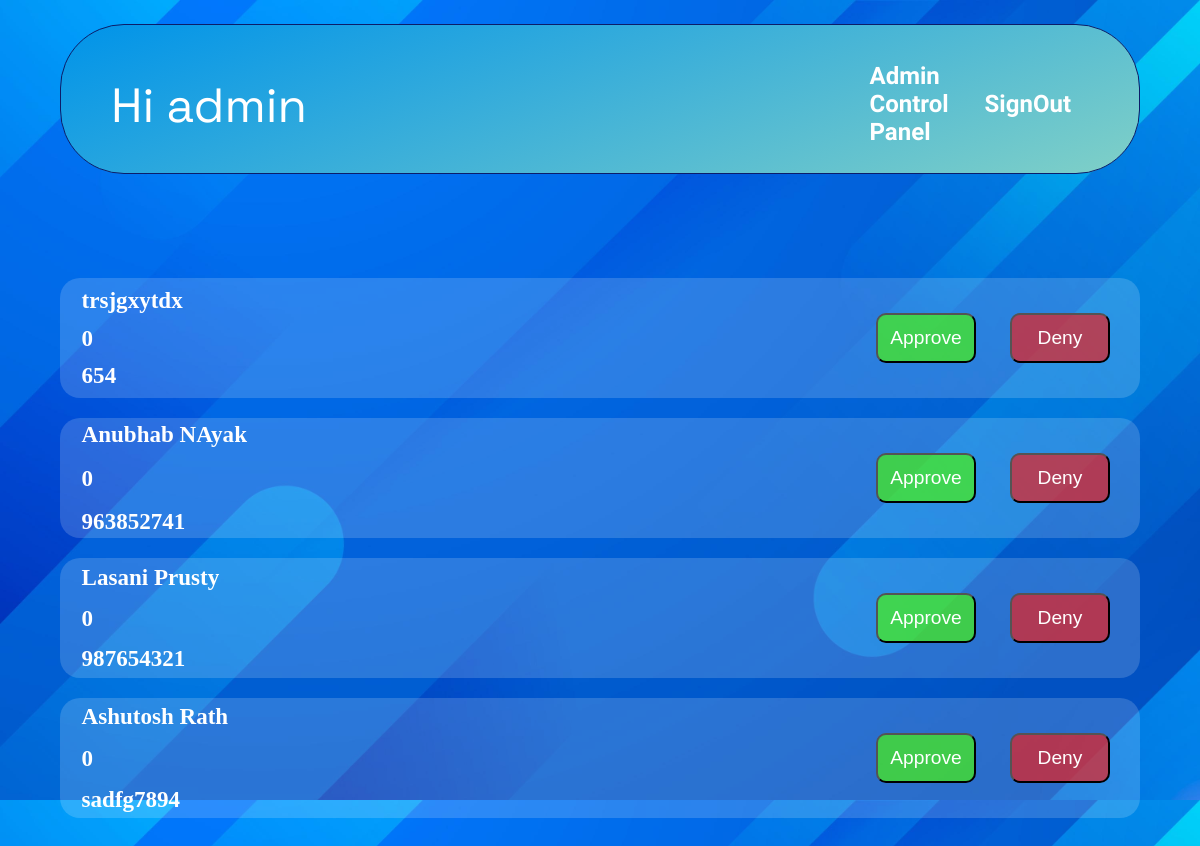
Screenshot of /admin/adminComp/verify_student.php (signed in) with the database file from the repository.
### tables this page shows
CREATE TABLE `user_data` (
  `name` varchar(50) NOT NULL,
  `email` varchar(50) NOT NULL,
  `mobile` bigint(10) NOT NULL,
  `id` varchar(10) NOT NULL,
  `sem` int(2) NOT NULL,
  `password` varchar(15) NOT NULL,
  `status` varchar(10) NOT NULL DEFAULT 'pending'
);

### admin/adminComp/verify_student.php (the view, shortened to what this page needs)
<?php
    require_once '../db_conn.php';
    $nm = strtok($_SESSION['mail'], '@');
?>
<!DOCTYPE html>
<html lang="en">
<head>
    <link rel="stylesheet" href="../css/verify_student.css">
</head>
<body>
    <nav class="navbar">
        <div class="navbar__title">Hi <?php echo $nm; ?></div>
        <div class="header">
        <h3 id = acp><a href="../admin.php">Admin Control Panel</a></h3>
            <h4 id="logout"><a href="logout.php">SignOut</a></h4>
        </div>
    </nav>
    <div class="container">
        <?php
            $qry = "SELECT * FROM user_data WHERE STATUS = 'pending'";
            $res = mysqli_query($con,$qry);
            while($row = mysqli_fetch_array($res))
            {
                ?>
            <div class="card">
                <div class="details">
                    <h4 class="name"><?php echo $row['name'] ?></h4>
                    <h5 class="sem"><?php echo $row['sem'] ?></h5>
                    <h5 class="reg"><?php echo $row['id'] ?></h5>
                </div>
                <div class="actions">
                    <form action="" method="post">
                            <input type="submit" value="Approve" name = "approve" class = "accept button">
                            <input type="submit" value="Deny" name = "deny" class = "reject button">
                    </form>
                </div>
            </div>
                <?php
            }
            ?>
    </div>
</body>

### admin/css/verify_student.css (style rules this page uses)
* { margin: 0; box-sizing: border-box; }
body { background-image: url("../image/blue-gradient.jpg"); background-size: cover; }
.navbar { padding: 50px; display: flex; align-items: center; justify-content: center; margin: 2% auto; width: 90%; border-radius: 4rem; height: 150px; background-color: #0093e9; background-image: linear-gradient(160deg, #0093e9 0%, #80d0c7 100%); border: 1px solid rgb(12, 29, 105); transition: 500ms ease-in; }
a { text-decoration: none; }
.navbar__title { font-size: 3rem; align-items: center; color: white; display: block; margin: auto; width: 100%; font-family: "Space Grotesk", sans-serif; cursor: pointer; }
.header { color: white; width: 30%; height: 6rem; display: flex; align-items: center; justify-content: center; padding-top: 10px; }
.header > h3 { font-size: 1.5rem; font-family: "Sarabun", sans-serif; margin: 0.5rem; }
.header > h4 { margin: 0.5rem; font-size: 1.5rem; cursor: pointer; font-family: "Sarabun", sans-serif; transition: 200ms ease-in-out; border-radius: 50px; }
#logout { margin: 0.5rem; font-size: 1.5rem; cursor: pointer; font-family: "Sarabun", sans-serif; transition: 200ms ease-in-out; padding: 10px; border-radius: 50px; }
#logout > a { text-decoration: none; color: white; }
#acp { margin: 0.5rem; font-size: 1.5rem; cursor: pointer; font-family: "Sarabun", sans-serif; transition: 200ms ease-in-out; padding: 10px; border-radius: 50px; }
#acp > a { text-decoration: none; color: white; }
.container { display: flex; width: 100%; height: 70vh; padding: 5%; flex-direction: column; }
.card { background-color: rgba(255, 255, 255, 0.164); display: flex; flex-direction: row; justify-content: space-between; height: 15vh; border-radius: 20px; justify-items: center; align-items: center; color: white; margin-top: 20px; }
.button { height: 50px; width: 100px; margin-right: 30px; cursor: pointer; color: white; border-radius: 10px; font-size: larger; transition: 300ms ease-in-out; }
.accept { background-color: rgba(73, 243, 21, 0.7); }
.reject { background-color: rgba(233, 34, 34, 0.7); }
.details { padding: 2%; font-size: larger; }
.name { margin: 10% auto; font-size: larger; }
.sem { margin: 10% auto; font-size: larger; }
.reg { margin: 10% auto; font-size: larger; }

### rows the page displays
user_data: name "trsjgxytdx", sem "0", id "654"
user_data: name "Anubhab NAyak", sem "0", id "963852741"
user_data: name "Lasani Prusty", sem "0", id "987654321"
user_data: name "Ashutosh Rath", sem "0", id "sadfg7894"

### other values shown
$nm "admin"
